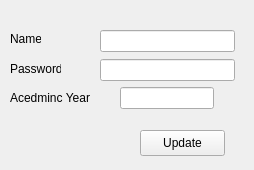
<?xml version="1.0" encoding="UTF-8"?>
<ui version="4.0">
 <class>editProfile</class>
 <widget class="QWidget" name="editProfile">
  <property name="geometry">
   <rect>
    <x>0</x>
    <y>0</y>
    <width>254</width>
    <height>170</height>
   </rect>
  </property>
  <property name="sizePolicy">
   <sizepolicy hsizetype="Fixed" vsizetype="Fixed">
    <horstretch>0</horstretch>
    <verstretch>0</verstretch>
   </sizepolicy>
  </property>
  <property name="minimumSize">
   <size>
    <width>254</width>
    <height>170</height>
   </size>
  </property>
  <property name="maximumSize">
   <size>
    <width>254</width>
    <height>170</height>
   </size>
  </property>
  <property name="windowTitle">
   <string>Edit Profile</string>
  </property>
  <widget class="QLineEdit" name="lineEdit">
   <property name="geometry">
    <rect>
     <x>100</x>
     <y>30</y>
     <width>135</width>
     <height>22</height>
    </rect>
   </property>
  </widget>
  <widget class="QLineEdit" name="lineEdit_2">
   <property name="geometry">
    <rect>
     <x>100</x>
     <y>59</y>
     <width>135</width>
     <height>22</height>
    </rect>
   </property>
  </widget>
  <widget class="QLineEdit" name="lineEdit_3">
   <property name="geometry">
    <rect>
     <x>120</x>
     <y>87</y>
     <width>94</width>
     <height>22</height>
    </rect>
   </property>
  </widget>
  <widget class="QLabel" name="label">
   <property name="geometry">
    <rect>
     <x>10</x>
     <y>90</y>
     <width>82</width>
     <height>16</height>
    </rect>
   </property>
   <property name="text">
    <string>Acedminc Year</string>
   </property>
  </widget>
  <widget class="QLabel" name="label_2">
   <property name="geometry">
    <rect>
     <x>10</x>
     <y>61</y>
     <width>51</width>
     <height>16</height>
    </rect>
   </property>
   <property name="text">
    <string>Password</string>
   </property>
  </widget>
  <widget class="QLabel" name="label_3">
   <property name="geometry">
    <rect>
     <x>10</x>
     <y>31</y>
     <width>31</width>
     <height>16</height>
    </rect>
   </property>
   <property name="text">
    <string>Name</string>
   </property>
  </widget>
  <widget class="QPushButton" name="pushButton">
   <property name="geometry">
    <rect>
     <x>140</x>
     <y>130</y>
     <width>85</width>
     <height>26</height>
    </rect>
   </property>
   <property name="cursor">
    <cursorShape>PointingHandCursor</cursorShape>
   </property>
   <property name="text">
    <string>Update</string>
   </property>
  </widget>
 </widget>
 <layoutdefault spacing="6" margin="11"/>
 <resources/>
 <connections/>
</ui>
